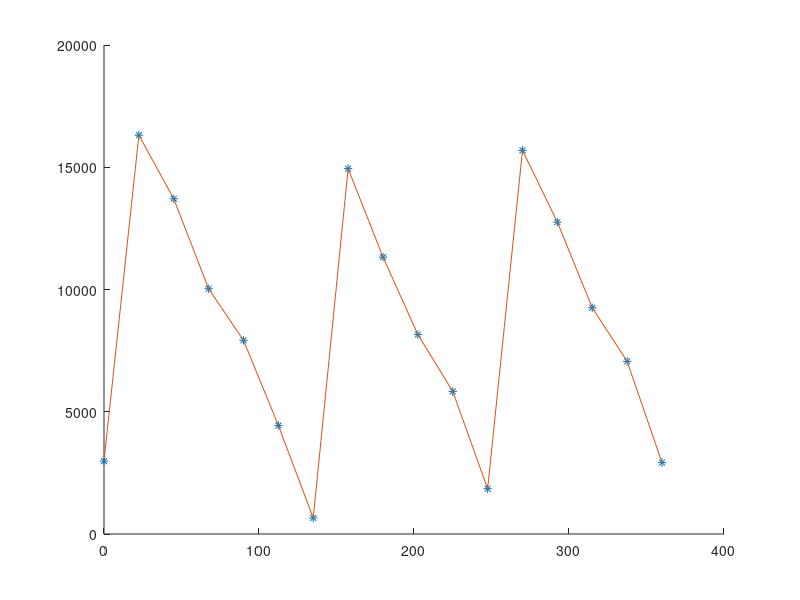

MATLAB code for this plot:
M = csvread('document.csv');
time = M(3907:end, 2);
angle = M(3907:end, 1);
% plot(M(:, 2))
maxValue = max(angle);
angle = 2*pi*angle./maxValue;
angle = unwrap(angle);

startTime = time(1);
time = time - startTime; 
time = 256.*time./16000000;
% speed = diff(angle)./diff(time); 
% filter = butter(2, .05);
xq = linspace(0, max(time), 500); 
betterAngle = spline(time, angle, xq);
speed = diff(betterAngle)./diff(xq); 
speed = medfilt1(speed);
xq = xq(2:end); 
% plot(xq, speed);

angle = [0, 45/2, 45, 45 + 45/2, 90, 90 + 45/2, 135, 135 + 45/2, 180, 180 + 45/2, 225, 225 + 45/2, 270, 270 + 45/2, 315, 315 + 45/2, 360];
value = [2983, 16312, 13710, 10032, 7923, 4440, 656, 14943, 11326, 8155, 5832, 1852, 15693, 12756, 9253, 7062, 2920];
hold on
plot(angle, value, '*');
plot(angle, value)